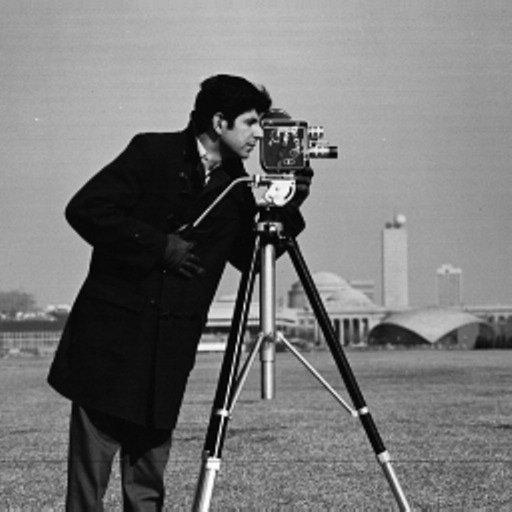
#> input picture lab3/test_images/camera.jpg, 512 x 512 px
$ python ishikawa_maxflow.py ../test_images/camera.jpg 5 3 out.png
#> lines starting #> are read from the running program, lines starting #| are printed output that depends on the picture
import numpy as np
from numba import njit
from skimage.io import imread, imsave
import maxflow
import argparse

@njit
def get_right_down(height,width,i,j):

    # i,j - position of pixel
    # [Right, Down] - order of possible neighbours
    # array of neighbour indices
    nbs = []
    # Right
    if 0<j+1<=width-1 and 0<=i<=height-1:
        nbs.append([i,j+1])
    # Down
    if 0<i+1<=height-1 and 0<=j<=width-1:
        nbs.append([i+1,j])
    return nbs


def fill_graph(Q,beta):

    height, width, n_labels = Q.shape
    g = maxflow.Graph[float]()
    nodeids = g.add_grid_nodes((height, width,n_labels))

    # add edges inside object
    for i in range(height):
        for j in range(width):
            for k in range(n_labels-1):
                g.add_edge( nodeids[i, j,k], nodeids[i,j,k+1], Q[i,j,k], np.inf)

    # add parellel edges between neighbours
    for i in range(height):
        for j in range(width):
            neighbours = get_right_down(height,width,i,j)
            for [ni,nj] in neighbours:
                for k in range(n_labels):
                    g.add_edge( nodeids[i, j,k], nodeids[ni,nj,k], beta, beta)

    # add terminal edges
    g.add_grid_tedges(nodeids[...,0],np.inf,0)
    g.add_grid_tedges(nodeids[...,n_labels-1], 0, Q[...,n_labels-1])

    return g, nodeids


def ishikawa_maxflow(image,beta,n_labels):

    height, width = image.shape
    labels = np.linspace(0,255,n_labels).astype(int)

    # define unary penalties
    Q = np.abs(image[..., None] - labels)
    g, nodeids = fill_graph(Q,beta)
    g.maxflow()
    segments = g.get_grid_segments(nodeids)
    labelling = np.int_(np.logical_not(segments))
    # remap labelling into 0-255
    output_img = labels[np.sum(labelling,axis=2)-1]
    return output_img


def main():
    # parse input parameters
    parser = argparse.ArgumentParser()
    parser.add_argument("input_image", type=str, help="path to input image")
    parser.add_argument("beta", type=int, help="binary penalty")
    parser.add_argument("n_labels", type=int, help="number of labels (segments)")
    parser.add_argument("output_image", type=str, help="path to output image")
    args = parser.parse_args()

    img = imread(args.input_image).astype(int)
#> img: shape (512, 512) int64; min 0, max 255, mean 118.4

    out = ishikawa_maxflow(img,args.beta,args.n_labels).astype(np.uint8)
#> in ishikawa_maxflow, `Q = np.abs(image[..., None] - labels)`:
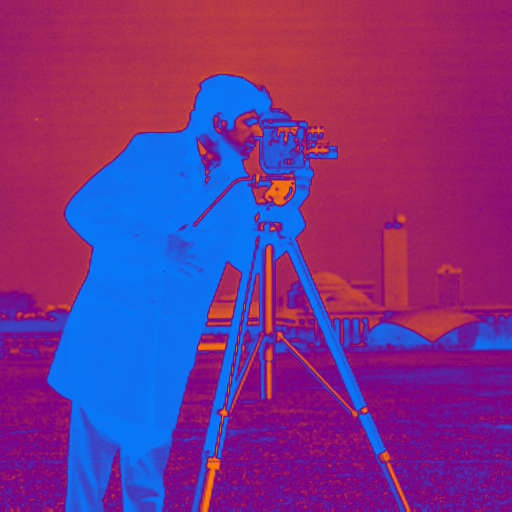
#> Q: shape (512, 512, 3) int64; mean of channels 0, 1, 2 118.4, 50.3, 136.6; drawn as R, G, B


    imsave(args.output_image, out)


if __name__ == "__main__":
    main()
#> (the call stopped at in fill_graph, `g = maxflow.Graph[float]()`: maxflow is not available in this run)
